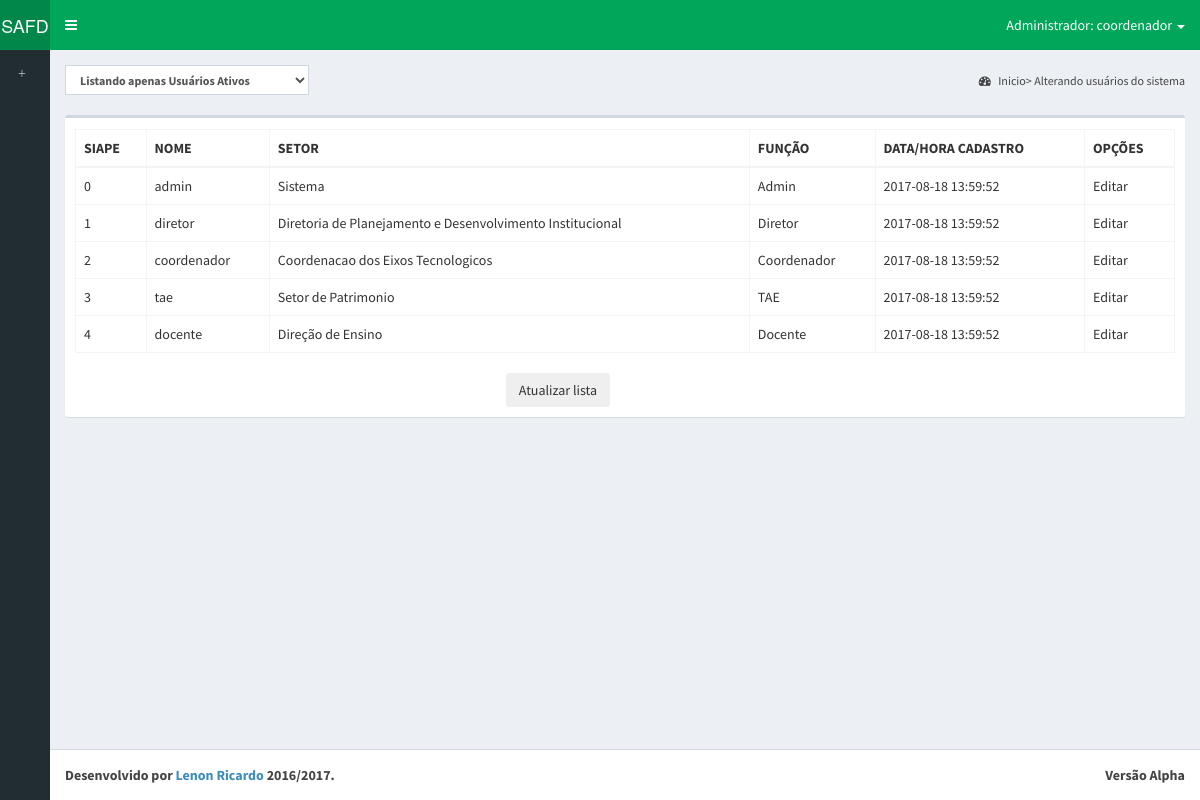
Screenshot of /php/p_edita_usuarios.php (signed in) with the database file from the repository.
### tables this page shows
CREATE TABLE IF NOT EXISTS usuario(        
    id_usuario int(10) NOT NULL PRIMARY KEY AUTO_INCREMENT,                               
        estado_usuario binary NOT NULL, 
        login_usuario VARCHAR(255) NOT NULL,
        senha_usuario VARCHAR(255) NOT NULL,
        verificado_usuario BINARY NOT NULL,
        data_cadastro TIMESTAMP DEFAULT CURRENT_TIMESTAMP,       
        
        id_funcionario int(10) NOT NULL,  
        id_funcao int(10) NOT NULL,  
        id_setor int(10) NOT NULL);

CREATE TABLE IF NOT EXISTS funcionario(        
    id_funcionario int(10) NOT NULL PRIMARY KEY AUTO_INCREMENT,
        siape_funcionario int(10) NOT NULL,
        nome_funcionario VARCHAR(255) NOT NULL,		
        n_portaria_funcionario VARCHAR(255) NOT NULL,
        email_funcionario VARCHAR(255) NOT NULL);

CREATE TABLE IF NOT EXISTS setor(
    id_setor int(10) NOT NULL PRIMARY KEY AUTO_INCREMENT,
	nome_setor VARCHAR(255) NOT NULL);

CREATE TABLE IF NOT EXISTS funcao(    
    id_funcao int(10) NOT NULL PRIMARY KEY AUTO_INCREMENT,        
        descricao_funcao VARCHAR(255) NOT NULL);

### php/edita_usuarios.php (the view)
<?php
include 'conexao.php';
$sql = "SELECT login_usuario, estado_usuario, nome_setor, descricao_funcao, siape_funcionario, data_cadastro
        FROM usuario, setor, funcao, funcionario
        WHERE usuario.id_setor = setor.id_setor
        AND usuario.id_funcao = funcao.id_funcao
        AND funcionario.id_funcionario = usuario.id_funcionario";
$result = mysqli_query($con, $sql);
while ($linha = mysqli_fetch_assoc($result))
{
    $visualizar = "<tr>
                        <td>" . $linha['siape_funcionario'] . "</td>" . "
                        <td>" . $linha['login_usuario'] . "</td>" . "
                        <td>" . $linha['nome_setor'] . "</td>" . "
                        <td>" . $linha['descricao_funcao'] . "</td>" . "
                        <td>" . $linha['data_cadastro'] . "</td>" . "
                        <td> Editar </td>" . "
                    </tr>";
    echo $visualizar;
}
?>

### rows the page displays
usuario: id_funcionario.siape_funcionario "0", login_usuario "admin", id_setor.nome_setor "Sistema", id_funcao.descricao_funcao "Admin", data_cadastro "2017-08-18 13:59:52"
usuario: id_funcionario.siape_funcionario "1", login_usuario "diretor", id_setor.nome_setor "Diretoria de Planejamento e Desenvolvimento Institucional", id_funcao.descricao_funcao "Diretor", data_cadastro "2017-08-18 13:59:52"
usuario: id_funcionario.siape_funcionario "2", login_usuario "coordenador", id_setor.nome_setor "Coordenacao dos Eixos Tecnologicos", id_funcao.descricao_funcao "Coordenador", data_cadastro "2017-08-18 13:59:52"
usuario: id_funcionario.siape_funcionario "3", login_usuario "tae", id_setor.nome_setor "Setor de Patrimonio", id_funcao.descricao_funcao "TAE", data_cadastro "2017-08-18 13:59:52"
usuario: id_funcionario.siape_funcionario "4", login_usuario "docente", id_setor.nome_setor "Direção de Ensino", id_funcao.descricao_funcao "Docente", data_cadastro "2017-08-18 13:59:52"

### other values shown
$_SESSION["usuario"] "coordenador"
